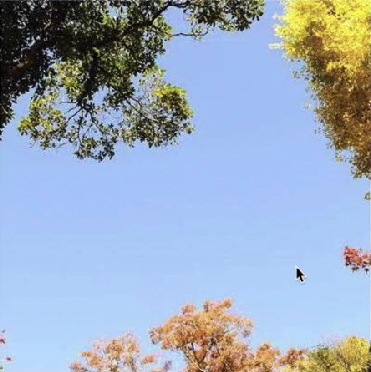
#> input picture assets/img3.png, 371 x 372 px
$ python '图像混合.py'
#> lines starting #> are read from the running program, lines starting #| are printed output that depends on the picture
import cv2
import numpy as np
import matplotlib.pyplot as plt


if __name__ == '__main__':

    img = cv2.imread("assets/img3.png", cv2.IMREAD_UNCHANGED)
#> img is the input picture: shape (372, 371, 3); mean B, G, R 188.9, 169.6, 154.6
    img2 = cv2.imread("assets/img4.png", cv2.IMREAD_UNCHANGED)
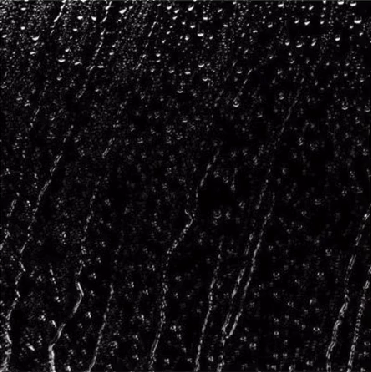
#> input picture assets/img4.png, 371 x 372 px
#> img2 is the input picture: shape (372, 371, 3); mean B, G, R 16.5, 13.4, 16.1

    img3 = cv2.addWeighted(img, 0.7, img2, 0.3, 0)
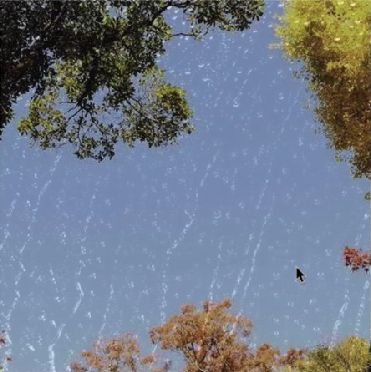
#> img3: shape (372, 371, 3); mean B, G, R 137.2, 122.7, 113.1
    cv2.imshow("图像窗口", img3)
    cv2.waitKey(0)
    pass
